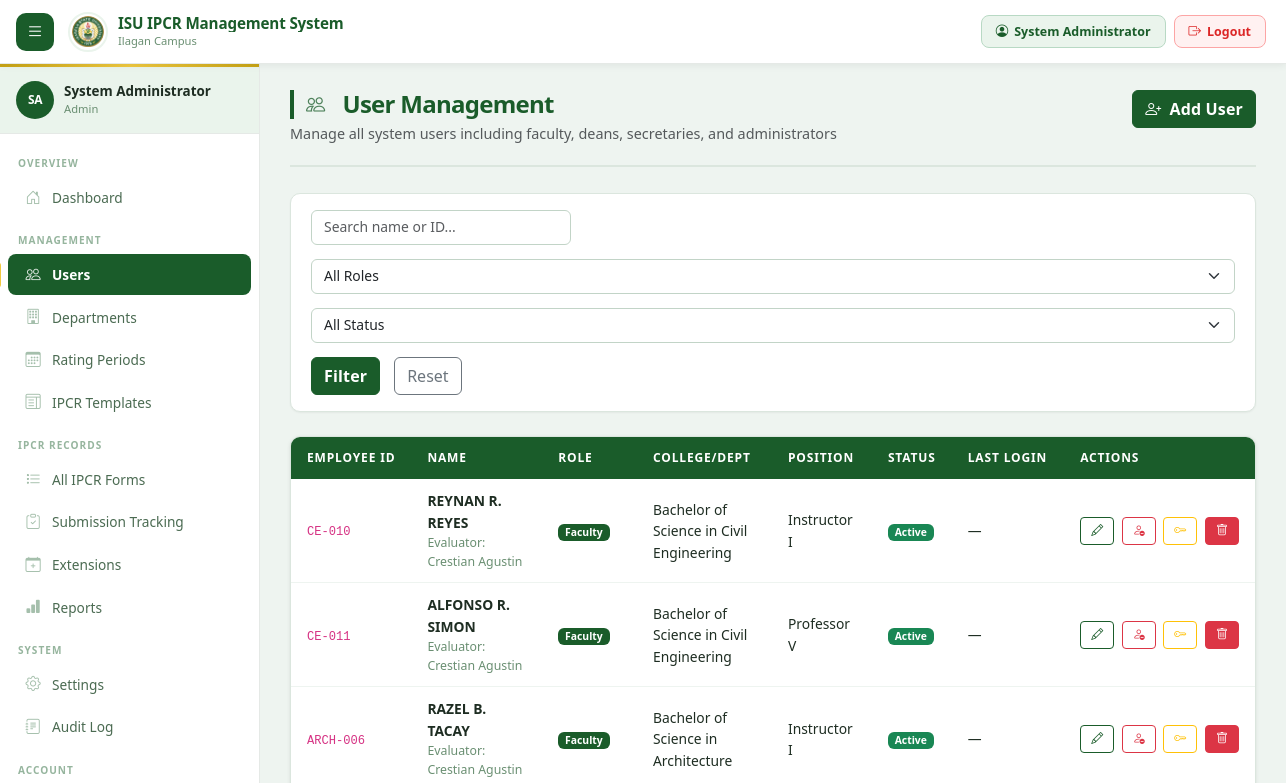
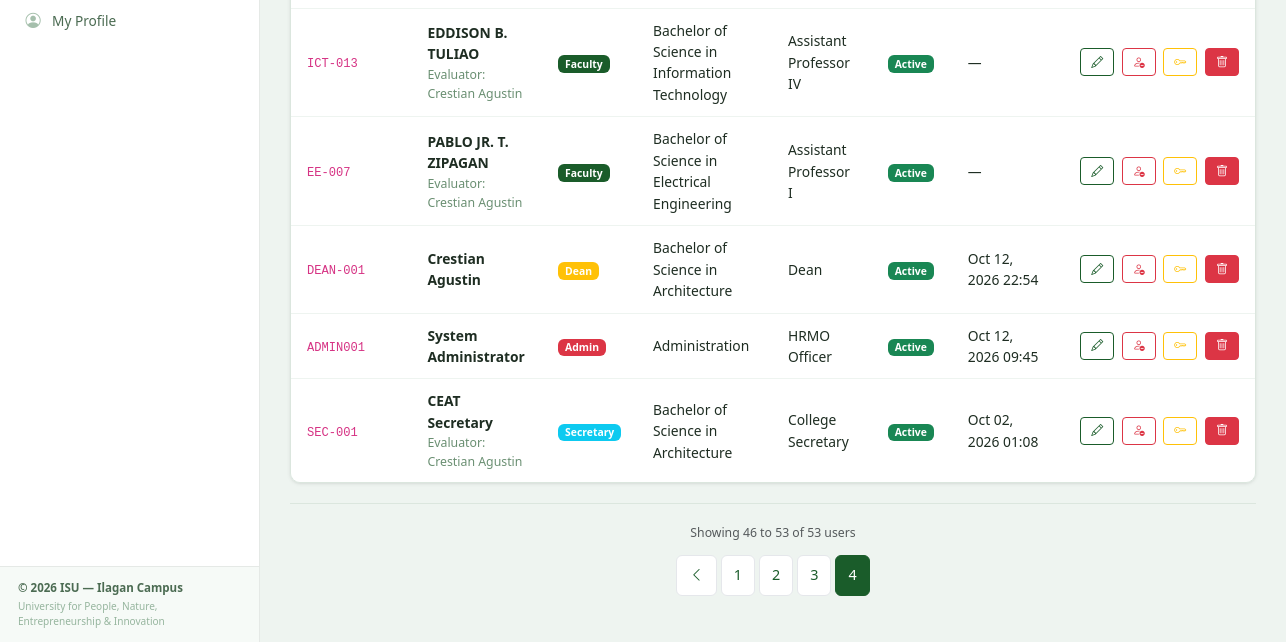
Before: /admin/users.php?page=4 (signed in) with the older database file (2 pictures, top to bottom).
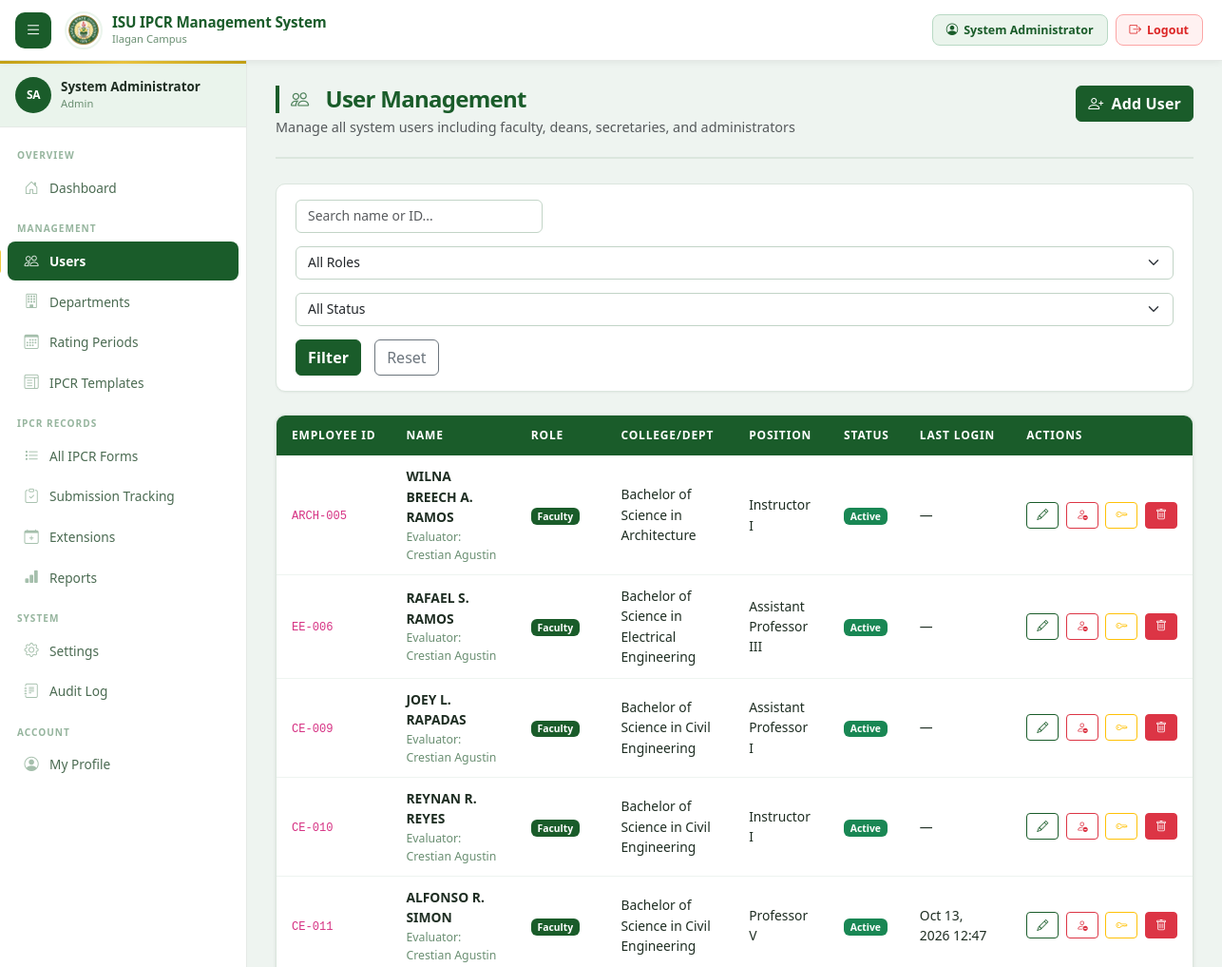
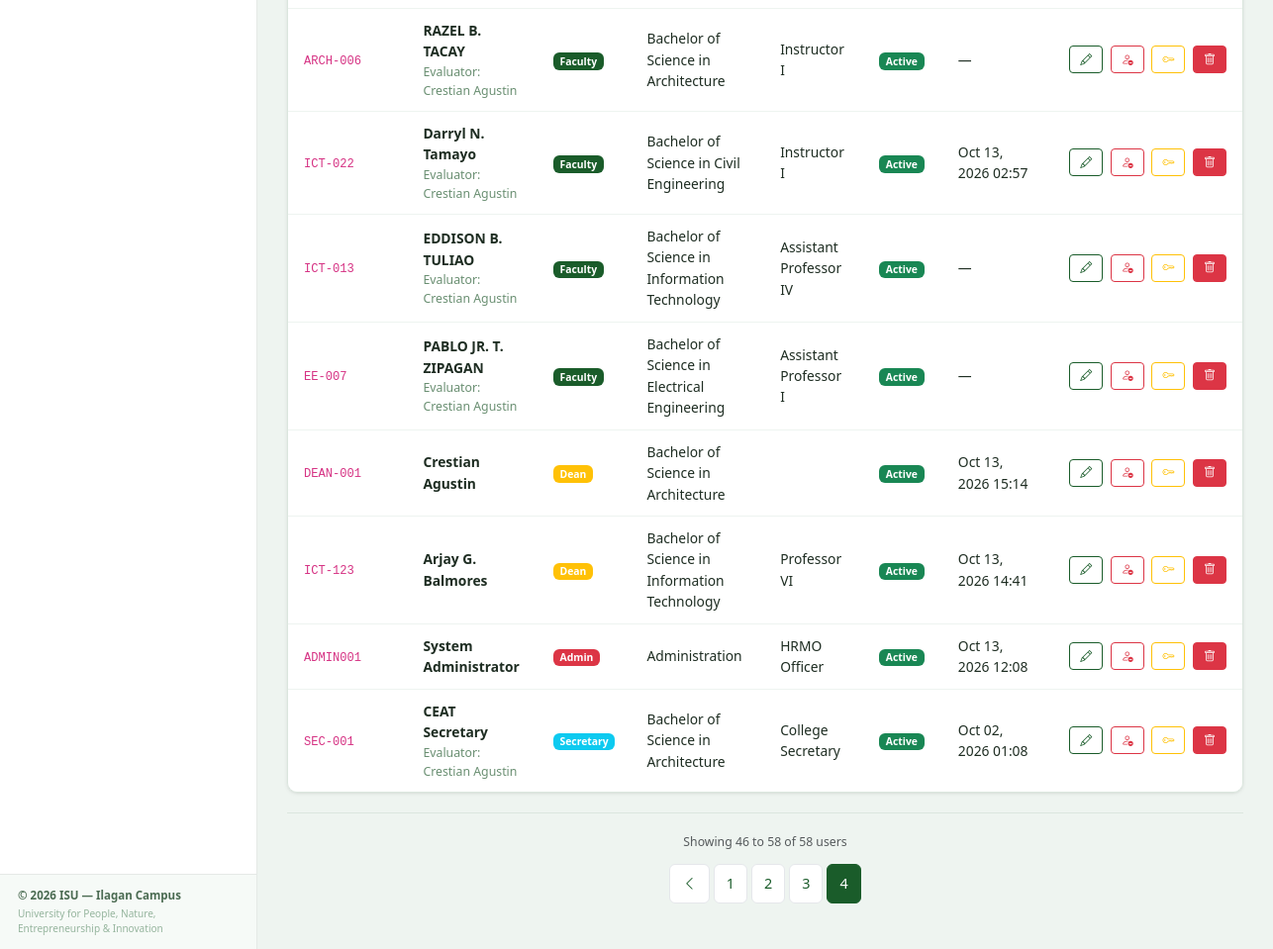
After: the same page with the newer database file (2 pictures, top to bottom).
### tables this page shows
CREATE TABLE `users` (
  `id` int(11) NOT NULL,
  `employee_id` varchar(50) NOT NULL,
  `first_name` varchar(100) NOT NULL,
  `middle_name` varchar(100) DEFAULT '',
  `last_name` varchar(100) NOT NULL,
  `suffix` varchar(20) DEFAULT '',
  `email` varchar(255) DEFAULT NULL COMMENT 'ISU institutional email',
  `personal_email` varchar(255) DEFAULT NULL COMMENT 'Personal email for password recovery',
  `password_hash` varchar(255) NOT NULL,
  `role` enum('faculty','dean','admin','secretary') NOT NULL DEFAULT 'faculty',
  `department` varchar(200) DEFAULT NULL,
  `college` varchar(200) DEFAULT NULL,
  `position` varchar(200) DEFAULT NULL,
  `employment_status` enum('permanent','temporary','contractual','part-time') DEFAULT 'permanent',
  `assigned_dean_id` int(11) DEFAULT NULL,
  `is_active` tinyint(1) DEFAULT 1,
  `failed_attempts` int(11) DEFAULT 0,
  `lockout_until` datetime DEFAULT NULL,
  `last_login` datetime DEFAULT NULL,
  `created_at` timestamp NOT NULL DEFAULT current_timestamp(),
  `updated_at` timestamp NOT NULL DEFAULT current_timestamp() ON UPDATE current_timestamp(),
  `pending_approvals` int(11) DEFAULT 0
);

### config/auth.php (called while the page is built, shortened)
<?php
function getCurrentUser(): ?array {
    $db = getDB();
    $st = $db->prepare("SELECT * FROM users WHERE id = ? AND is_active = 1");
    $st->execute([$_SESSION['user_id']]);
    return $st->fetch() ?: null;
}
function fullName(array $user): string {
    $parts = array_filter([
        $user['first_name'] ?? '',
        $user['middle_name'] ? ($user['middle_name'][0] . '.') : '',
        $user['last_name']  ?? '',
        $user['suffix']     ?? '',
    ]);
    return implode(' ', $parts);
}
function h(mixed $val): string {
    return htmlspecialchars((string)($val ?? ''), ENT_QUOTES, 'UTF-8');
}

### admin/users.php (the view, shortened to what the changed rows need)
<?php
require_once __DIR__ . '/../includes/header.php';
$db = getDB();
$filterRole   = $_GET['role']   ?? '';
$filterStatus = $_GET['status'] ?? '';
$filterSearch = trim($_GET['q'] ?? '');
$where = "1=1";
$users = $db->query("SELECT * FROM users WHERE {$where} ORDER BY role, last_name")->fetchAll();
$perPage = 15;
$page = max(1, (int)($_GET['page'] ?? 1));
$totalUsers = count($users);
$totalPages = max(1, ceil($totalUsers / $perPage));
$page = min($page, $totalPages);
$offset = ($page - 1) * $perPage;
$paginatedUsers = array_slice($users, $offset, $perPage);
function buildPaginationUrl($pageNum, $currentFilters) {
    $params = [];
    $params['page'] = $pageNum;
    return '?' . http_build_query($params);
}
$currentFilters = [
    'role' => $filterRole,
    'status' => $filterStatus,
    'q' => $filterSearch
];
?>
<div class="page-header">
  <div class="page-header-left">
    <h1><i class="bi bi-people me-2"></i>User Management</h1>
  </div>
</div>
<div class="table-container">
  <table class="ipcr-table">
    <thead><tr><th>Employee ID</th><th>Name</th><th>Role</th><th>College/Dept</th><th>Position</th><th>Status</th><th>Last Login</th><th>Actions</th></tr></thead>
    <tbody>
      <?php foreach($paginatedUsers as $u):
        $dean = null;
        if($u['assigned_dean_id']){$ds=$db->prepare("SELECT * FROM users WHERE id=?");$ds->execute([$u['assigned_dean_id']]);$dean=$ds->fetch();}
        $roleColors = ['faculty'=>'primary','dean'=>'warning','admin'=>'danger','secretary'=>'info'];
      ?>
      <tr>
        <td><code><?= h($u['employee_id']) ?></code></td>
        <td>
          <strong><?= h(fullName($u)) ?></strong>
          <?php if($dean): ?><div class="text-muted-sm">Evaluator: <?= h(fullName($dean)) ?></div><?php endif; ?>
        </td>
        <td><span class="badge bg-<?= $roleColors[$u['role']] ?? 'secondary' ?>"><?= h(ucfirst($u['role'])) ?></span></td>
        <td><?= h($u['department'] ?? '—') ?></td>
        <td><?= h($u['position'] ?? '—') ?></td>
        <td><span class="badge <?= $u['is_active'] ? 'bg-success' : 'bg-secondary' ?>"><?= $u['is_active'] ? 'Active' : 'Inactive' ?></span></td>
        <td class="text-muted-sm"><?= $u['last_login'] ? h(date('M d, Y H:i', strtotime($u['last_login']))) : '—' ?></td>
        <td class="actions">
          <?php if (in_array($currentRole, ['admin', 'dean'])): ?>
          <button class="btn btn-sm btn-outline-primary me-1" title="Edit"
            onclick="editUser(<?= htmlspecialchars(json_encode($u), ENT_QUOTES) ?>)">
            <i class="bi bi-pencil"></i>
          </button>
          <form method="POST" style="display:inline">
            <button type="submit" class="btn btn-sm <?= $u['is_active'] ? 'btn-outline-danger' : 'btn-outline-success' ?> me-1"
              onclick="return confirm('<?= $u['is_active'] ? 'Deactivate' : 'Activate' ?> this user?')" title="<?= $u['is_active'] ? 'Deactivate' : 'Activate' ?>">
              <i class="bi <?= $u['is_active'] ? 'bi-person-dash' : 'bi-person-check' ?>"></i>
            </button>
          </form>
          <button class="btn btn-sm btn-outline-warning" title="Reset Password"
            onclick="if(confirm('Reset password for <?= h(addslashes(fullName($u))) ?>?')){let pw=prompt('New password (min 6 chars):');if(pw&&pw.length>=6){let f=document.createElement('form');f.method='POST';f.innerHTML='<input name=action value=reset_password><input name=user_id value=<?= $u['id'] ?>><input name=new_password value=\''+pw+'\'>';document.body.appendChild(f);f.submit();}else if(pw!==null){alert('Password too short.');}}">
            <i class="bi bi-key"></i>
          </button>
          <?php if(in_array($currentRole, ['admin','dean'])): ?>
          <form method="POST" style="display:inline">
            <button type="submit" class="btn btn-sm btn-danger ms-1"
              onclick="return confirm('Permanently DELETE <?= h(addslashes(fullName($u))) ?>? This cannot be undone.')"
              title="Delete User">
              <i class="bi bi-trash"></i>
            </button>
          </form>
          <?php endif; ?>
          <?php else: ?>
          <span class="badge bg-secondary">View Only</span>
          <?php endif; ?>
        </td>
      </tr>
      <?php endforeach; ?>
    </tbody>
  </table>
</div>
<?php if ($totalPages > 1): ?>
<div class="pagination-wrapper" style="display: flex; flex-direction: column; align-items: center; gap: 12px; margin-top: 20px; padding: 20px 0;">
  <div class="text-muted small">
    Showing <?= $offset + 1 ?> to <?= min($offset + $perPage, $totalUsers) ?> of <?= $totalUsers ?> users
  </div>
  <nav>
    <ul class="pagination mb-0">
      <?php if ($page > 1): ?>
      <li class="page-item">
        <a class="page-link" href="<?= buildPaginationUrl($page - 1, $currentFilters) ?>">
          <i class="bi bi-chevron-left"></i>
        </a>
      </li>
      <?php endif; ?>
      <?php
      $startPage = max(1, $page - 2);
      $endPage = min($totalPages, $page + 2);
      if ($startPage > 1): ?>
        <li class="page-item"><a class="page-link" href="<?= buildPaginationUrl(1, $currentFilters) ?>">1</a></li>
      <?php endif; ?>
      <?php for ($i = $startPage; $i <= $endPage; $i++): ?>
      <li class="page-item <?= $i === $page ? 'active' : '' ?>">
        <a class="page-link" href="<?= buildPaginationUrl($i, $currentFilters) ?>"><?= $i ?></a>
      </li>
      <?php endfor; ?>
    </ul>
  </nav>
</div>
<?php endif; ?>
<?php require_once __DIR__ . '/../includes/footer.php'; ?>

Changed rows visible on the page:
now on this page (row unchanged): users: employee "ARCH-005", u "WILNA BREECH A. RAMOS", dean "Crestian Agustin", role "Faculty", department "Bachelor of Science in Architecture", position "Instructor I", is_active "Active", $u['id'] 337 (drawn)
now on this page (row unchanged): users: employee "EE-006", u "RAFAEL S. RAMOS", dean "Crestian Agustin", role "Faculty", department "Bachelor of Science in Electrical Engineering", position "Assistant Professor III", is_active "Active", $u['id'] 360 (drawn)
now on this page (row unchanged): users: employee "CE-009", u "JOEY L. RAPADAS", dean "Crestian Agustin", role "Faculty", department "Bachelor of Science in Civil Engineering", position "Assistant Professor I", is_active "Active", $u['id'] 350 (drawn)
changed users "Professor V": last_login (not shown) → "Oct 13, 2026 12:47"; no longer shows "—"
added users: employee "ICT-022", u "Darryl N. Tamayo", dean "Crestian Agustin", role "Faculty", department "Bachelor of Science in Civil Engineering", position "Instructor I", is_active "Active", last_login "Oct 13, 2026 02:57", $u['id'] 384 (drawn)
changed users "DEAN-001": last_login "Oct 12, 2026 22:54" → "Oct 13, 2026 15:14"; position "Dean" → (not shown)
added users: employee "ICT-123", u "Arjay G. Balmores", role "Dean", department "Bachelor of Science in Information Technology", position "Professor VI", is_active "Active", last_login "Oct 13, 2026 14:41", $u['id'] 385 (drawn)
changed users "Administration": last_login "Oct 12, 2026 09:45" → "Oct 13, 2026 12:08"
Other visible differences:
min($offset + $perPage, $totalUsers): "53" → "58"
$totalUsers: "53" → "58"
